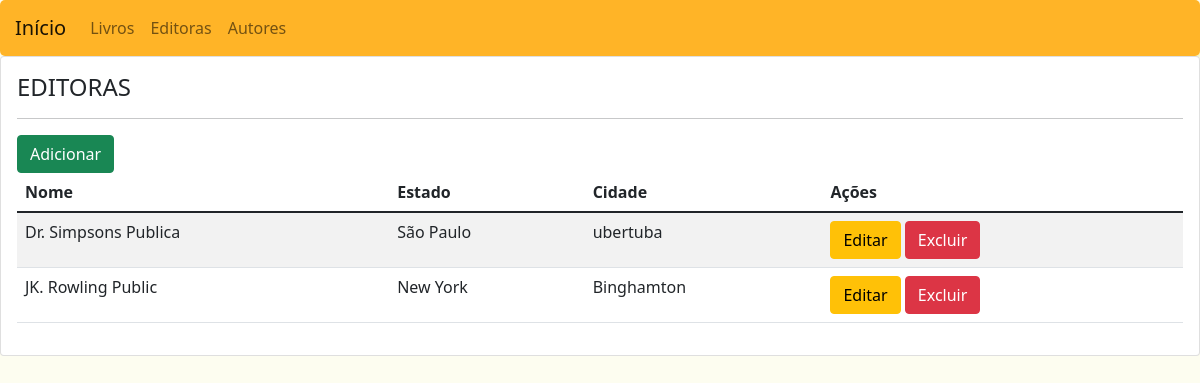
The app's page /editora with its own data.
### portal/models.py (models this page shows, shortened)
class Editora(models.Model):
    nome = models.CharField(max_length=255)
    cidade = models.CharField(max_length=255)
    estado = models.CharField(max_length=255)

### portal/views.py (the view)
# urls.py: path('editora', views.EditoraView, name ='editora'),
def EditoraView(request):
    editora = Editora.objects.all()
    context = {
        'editora': editora,
    }
    return render(request, 'portal/editora.html', context)

### portal/templates/portal/editora.html (shortened to what this page needs)
{% extends 'base.html' %}
{% block content %}
<div class="card">
      <div class="card-body">
            <h4>EDITORAS</h4>
            <hr>
            <a class="btn btn-success" href="{% url 'editora_add' %}">Adicionar</a>
            <table class="table table-striped">
                  <thead>
                        <tr>
                              <th>Nome</th>
                              <th>Estado</th>
                              <th>Cidade</th>
                              <th>Ações</th>
                        </tr>
                  </thead>
                  <tbody>
                        {% for edit in editora %}
                        <tr>
                              <td>{{ edit.nome }}</td>
                              <td>{{ edit.estado }}</td>
                              <td>{{ edit.cidade }}</td>
                              <td>
                                    <a class="btn btn-warning" href="{% url 'editora_edit' edit.id %}">Editar</a>
                                    <a class="btn btn-danger" href="{% url 'editora_delete' edit.id %}"
                                    onclick="return confirm('Tem certeza que deseja excluir esse Autor?')">Excluir</a>
                              </td>
                        </tr>
                        {% endfor %}
                  </tbody>
            </table>
      </div>
</div>
{% endblock %}

### portal/static/CSS/styles.css (style rules this page uses)
body#fundo { background-color: rgba(247, 247, 196, 0.24) }

### records on screen
Editora: nome "Dr. Simpsons Publica", estado "São Paulo", cidade "ubertuba"
Editora: nome "JK. Rowling Public", estado "New York", cidade "Binghamton"
